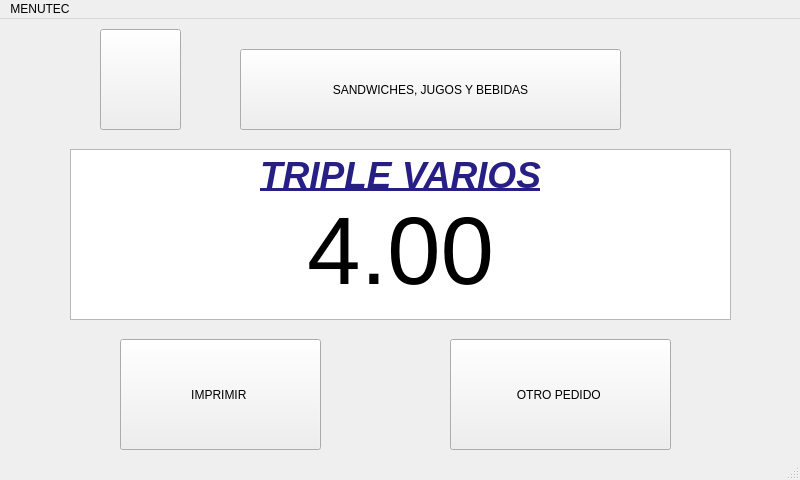
<?xml version="1.0" encoding="UTF-8"?>
<ui version="4.0">
 <class>panes7Window</class>
 <widget class="QMainWindow" name="panes7Window">
  <property name="geometry">
   <rect>
    <x>0</x>
    <y>0</y>
    <width>800</width>
    <height>480</height>
   </rect>
  </property>
  <property name="windowTitle">
   <string>MainWindow</string>
  </property>
  <widget class="QWidget" name="centralwidget">
   <widget class="QTextEdit" name="textEdit_2">
    <property name="geometry">
     <rect>
      <x>70</x>
      <y>130</y>
      <width>661</width>
      <height>171</height>
     </rect>
    </property>
    <property name="html">
     <string>&lt;!DOCTYPE HTML PUBLIC &quot;-//W3C//DTD HTML 4.0//EN&quot; &quot;http://www.w3.org/TR/REC-html40/strict.dtd&quot;&gt;
&lt;html&gt;&lt;head&gt;&lt;meta name=&quot;qrichtext&quot; content=&quot;1&quot; /&gt;&lt;style type=&quot;text/css&quot;&gt;
p, li { white-space: pre-wrap; }
&lt;/style&gt;&lt;/head&gt;&lt;body style=&quot; font-family:'Ubuntu'; font-size:11pt; font-weight:400; font-style:normal;&quot;&gt;
&lt;p align=&quot;center&quot; style=&quot; margin-top:0px; margin-bottom:0px; margin-left:0px; margin-right:0px; -qt-block-indent:0; text-indent:0px;&quot;&gt;&lt;span style=&quot; font-size:28pt; font-weight:600; font-style:italic; text-decoration: underline; color:#281f84;&quot;&gt;TRIPLE VARIOS&lt;/span&gt;&lt;/p&gt;
&lt;p align=&quot;center&quot; style=&quot; margin-top:0px; margin-bottom:0px; margin-left:0px; margin-right:0px; -qt-block-indent:0; text-indent:0px;&quot;&gt;&lt;span style=&quot; font-size:72pt;&quot;&gt;4.00&lt;/span&gt;&lt;/p&gt;&lt;/body&gt;&lt;/html&gt;</string>
    </property>
   </widget>
   <widget class="QPushButton" name="btnIzquierda57">
    <property name="geometry">
     <rect>
      <x>100</x>
      <y>10</y>
      <width>81</width>
      <height>101</height>
     </rect>
    </property>
    <property name="text">
     <string/>
    </property>
    <property name="icon">
     <iconset>
      <normaloff>flecha-hacia-la-izquierda-antes-de-icono-4330-128.png</normaloff>flecha-hacia-la-izquierda-antes-de-icono-4330-128.png</iconset>
    </property>
    <property name="iconSize">
     <size>
      <width>100</width>
      <height>100</height>
     </size>
    </property>
   </widget>
   <widget class="QPushButton" name="btnImprimir57">
    <property name="geometry">
     <rect>
      <x>120</x>
      <y>320</y>
      <width>201</width>
      <height>111</height>
     </rect>
    </property>
    <property name="text">
     <string>IMPRIMIR </string>
    </property>
   </widget>
   <widget class="QPushButton" name="btnPanes7">
    <property name="geometry">
     <rect>
      <x>240</x>
      <y>30</y>
      <width>381</width>
      <height>81</height>
     </rect>
    </property>
    <property name="text">
     <string>SANDWICHES, JUGOS Y BEBIDAS</string>
    </property>
    <property name="icon">
     <iconset>
      <normaloff>UTEC.png</normaloff>UTEC.png</iconset>
    </property>
   </widget>
   <widget class="QPushButton" name="btnPedido57">
    <property name="geometry">
     <rect>
      <x>450</x>
      <y>320</y>
      <width>221</width>
      <height>111</height>
     </rect>
    </property>
    <property name="text">
     <string>OTRO PEDIDO </string>
    </property>
   </widget>
  </widget>
  <widget class="QMenuBar" name="menubar">
   <property name="geometry">
    <rect>
     <x>0</x>
     <y>0</y>
     <width>800</width>
     <height>25</height>
    </rect>
   </property>
   <widget class="QMenu" name="menuMENUTEC">
    <property name="title">
     <string>MENUTEC</string>
    </property>
   </widget>
   <addaction name="menuMENUTEC"/>
  </widget>
  <widget class="QStatusBar" name="statusbar"/>
 </widget>
 <resources/>
 <connections/>
</ui>
